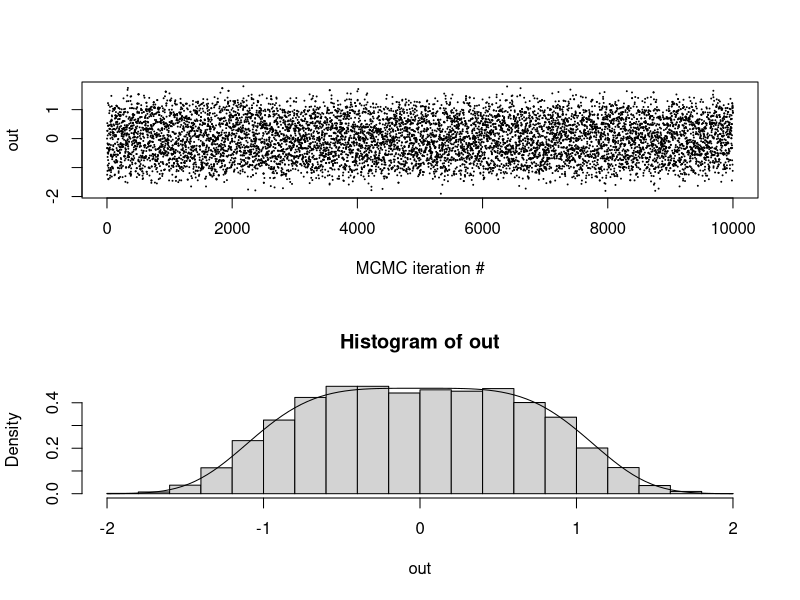
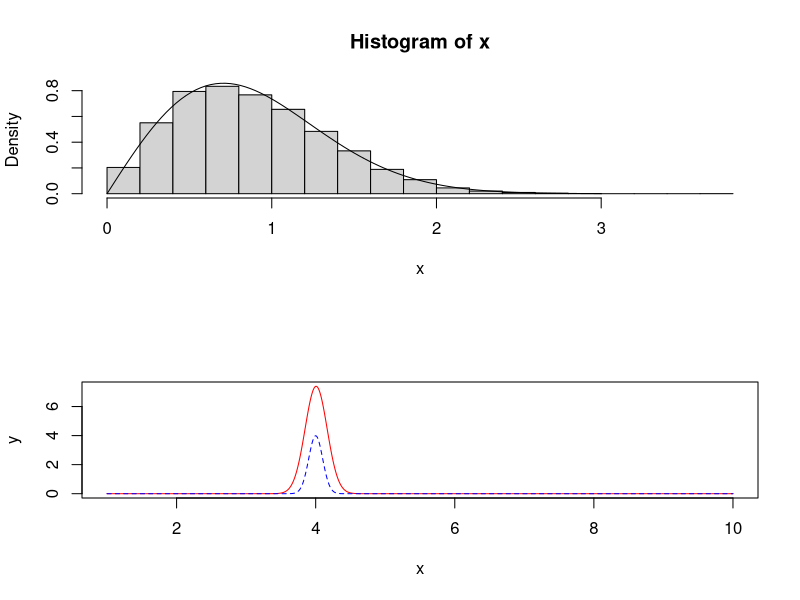
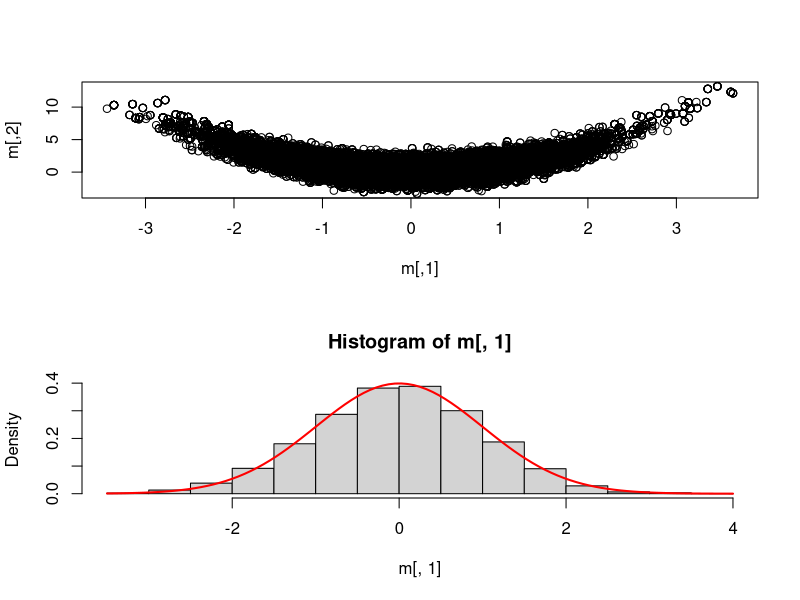
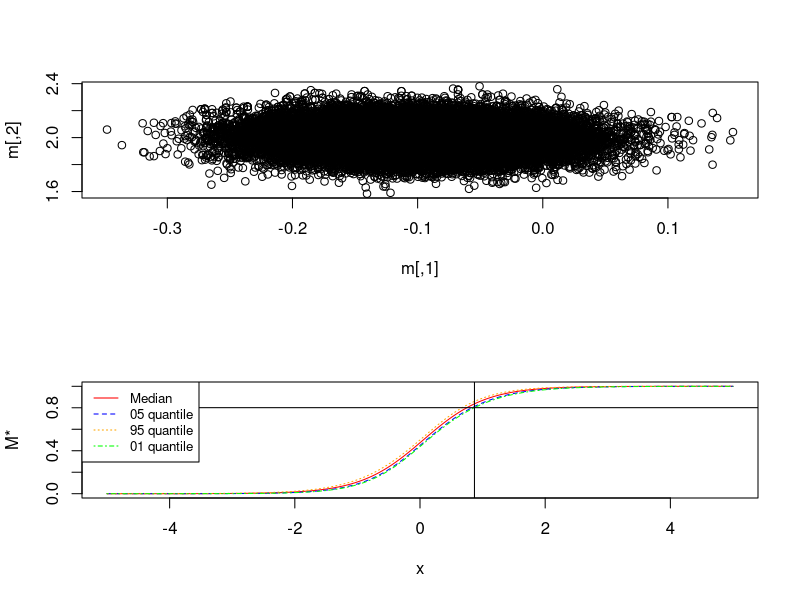

These charts were generated, in order, by the following R code:
## ---- chunk 1
rm(list = ls())
## ---- chunk 2
# general 1d independence metropolis hastings
oneD.IRWMH <- function(prob,
                       sigma=1.0,
                       theta1=0.0,
                       Nsamp=10000){
  res <- numeric(Nsamp)
  # allocate memory
  res[1] <- theta1
  # old importance weight
  wt.old <- prob(res[1])/dnorm(res[1], sd=sigma)
  Nacc <- 0
    for(i in 2:Nsamp){
      # proposal (note, independent of past)
      thetaStar <- rnorm(1, sd=sigma)
      # new importance weight
      wt.star <- prob(thetaStar)/dnorm(thetaStar, sd=sigma)
      # accept probability
      alpha <- min(1.0, wt.star/wt.old)
      # accept/reject
      if(runif(1) < alpha){
        res[i] <- thetaStar
        wt.old <- wt.star
        Nacc <- Nacc+1
      } else {
        res[i] <- res[i-1]
      }
    }
  return(res)
}

# pdf from mandatory pdf
pdf <- function(x) {
  return ((2^0.25*gamma(3/4)/pi) * exp(-x^4 / 2))
}


# sample n samples
n <- 10000
out <- oneD.IRWMH(pdf, theta1 = 0.0, sigma=1, Nsamp = n)

# plot 
par(mfrow=c(2,1))
plot(1:length(out),out,pch=20,cex=0.1,xlab="MCMC iteration #")
hist(out, probability = TRUE)
curve(pdf, add = TRUE, -2, 2)
## ---- chunk 3
# Use inverse sampling method to sample from
# p(x) = 2x exp(-x^2)
inverse_sampling <- function(Nsamples) {
  # Sample n samples from uniform distribution
  u <- runif(Nsamples)
  # Return X = F^-1(U)
  return(sqrt(-log(1-u)))
}

# PDF
pdf2 <- function(x) {
  return(2*x * exp(-x^2))
}

x <- inverse_sampling(10000)
hist(x, probability = TRUE)
curve(pdf2, 0, 3, add = TRUE)
## ---- chunk 4
g <- function(x) {
 exp(sqrt(x))*exp(-20*(x-4)^2)
}

f <- function(x) {
  dnorm(x, mean=4, sd=0.1)
}

x<-seq(1,10,0.01); y1=g(x); y2=f(x)
plot(x, y1, type="l", pch=19, col="red", xlab="x", ylab="y")
lines(x, y2, pch=18, col="blue", type="l", lty=2)
legend(1, 95, legend=c("Line 1", "Line 2"),
       col=c("red", "blue"), lty=1:2, cex=0.8)
## ---- chunk 5
importance <- function(Nsamp) {
  # Sample from f
  x <- rnorm(Nsamp, 4, 0.1)
  # calculate empirical mean
  return(mean((g(x)*(x>0))/(f(x))))
}

# Estimate of integral using importance sampling
importance(100000)
# Numerical integration
integrate(g, 0, Inf)$value
## ---- chunk 6
# Load the multivariate normal library 
library(mvtnorm)
library(coda)

# Target function from 
logg <- function(theta) {
  return(-theta[1]^2/2 - (theta[2] - theta[1]^2)^2 /2)
}

# 2D Random walk using log g
smile_shaped <- function(logg,
                         sigma=diag(2),
                         theta=c(0.0, 0.0),
                         Nsamp=100000){
  
  # Reserve 2xNsamp matrix with zeros
  res <- matrix(0, Nsamp, 2)
  
  # Set initial conditions
  res[1,] <- theta
  
  # Calculate old log-probability
  logold <- logg(theta)
  
  # accept counter
  Nacc <- 0
  
  # Iterate no of samples.
  for(i in 2:Nsamp){
    # Proposal step
    new <- res[i-1,] + rmvnorm(1, theta, sigma)
    # Log-p of proposal step
    lognew <- logg(new)
    # Evaluate step
    logfrac <- exp(min(0.0,lognew-logold))
    # Accept or reject new step
    if(runif(1)<logfrac && is.finite(logfrac)){
      # accept
      res[i,] <- new
      logold <- lognew
      Nacc <- Nacc+1
    } else {
      # reject
      res[i,] <- res[i-1,]
    }
  }
  print(paste("Accept prob: ", Nacc/Nsamp))
  return(res[5000:Nsamp,])
}

# Covariance matrix
sigma <- matrix(c(2, 0, 0, 2), nrow=2, ncol=2)
m <- smile_shaped(logg=logg, sigma=sigma, c(0.0, 0.0), 50000)
## ---- chunk 7
# Plot multivariate distribution
plot(m)
## ---- chunk 8
# Plot marginal of theta1 and compare with standard normal
hist(m[,1], probability=TRUE)
curve(dnorm(x, mean=0, sd=1), 
      col="red", lwd=2, add=TRUE, yaxt="n")
## ---- chunk 9
ESS <- function(x) {
  coda::effectiveSize(x)
}

ESS(m[,1])
ESS(m[,2])
## ---- chunk 10
# Load the data set
df <- data.frame(read.table("logistic_regression_data.txt"))
x <- df$x
y <- df$y

# function returning a log-posterior kernel for theta
logistic.lp <- function(theta) {
  alpha <- theta[1]
  beta <- theta[2]
  # log-likelihood
  Eeta <- exp(alpha + beta*x)
  p <- Eeta/(1.0 + Eeta)
  log.like <- sum(dbinom(y, size=1, prob = p, log=TRUE))
  
  # priors
  log.prior <- dnorm(alpha, sd=10, log=TRUE) + dnorm(beta, sd=10, log=TRUE)
  
  # log-posterior kernel
  return(log.like+log.prior)
}
## ---- chunk 11
# Independent sampler
IndepMH <- function(lprob, theta=c(0, 0), sigma=diag(2), Nsamp=1000, S=1){
  # Allocate space
  res <- matrix(0, Nsamp, 2)
  # Set initial values
  res[1,] <- theta
  # Old importance
  pold <- lprob(theta) - dmvnorm(theta, mean=theta ,sigma=sigma, log=TRUE)
  # No of accept
  Nacc <- 0
  for (i in 2:Nsamp){
    # Sample theta from multivariate normal with scaled sigma
    new <- rmvnorm(1, theta, S*sigma)
    # Importance of new theta
    pnew <- lprob(new) - dmvnorm(new, mean=theta, sigma=sigma, log=TRUE)
    frac <- exp(min(0.0, pnew-pold))
    if(runif(1)<frac && is.finite(frac)){
      # Accept
      res[i,] <- new
      pold <- pnew
      Nacc <- Nacc+1
    } else {
      # Reject
      res[i,] <- res[(i-1),]
    }
  }
  print(paste0("accept rate : ",Nacc/Nsamp))
  return(res[1000:Nsamp,])
}

sigma <- matrix(c(0.00653,-0.00058,-0.00058,0.01689),2,2)

m <- IndepMH(logistic.lp, c(-0.102, 1.993), sigma, 30000, 0.6)
plot(m)
## ---- chunk 12
ESS(m[,1])
ESS(m[,2])
## ---- chunk 13
# Plotdist is function for calculating values for plotting
plotdist <- function (x) {
  # Calculate m(x*)
  mstar <- exp(m[,1] + m[,2]*x) / (1 + exp(m[,1] + m[,2]*x))
  # calulcate median given x*
  med <- median(mstar)
  # Caltulate quantiles given x*
  quant05 <- quantile(mstar, 0.05)
  quant95 <- quantile(mstar, 0.95)
  quant01 <- quantile(mstar, 0.01)
  # return vector of calculations
  return(c(med, quant05, quant95, quant01))
}

# sequence of x* values
x <- seq(-5, 5, 0.01)
# plot 
plotmat <- matrix(0, length(x), 4)
# set index
i <- 0
# Loop through all x* values in sequence
for (val in x) {
  # increment index for each value in xÆ
  i <- i+1
  plotmat[i,] <- plotdist(val)
}

# First value larger than 0.8 (for plotting horizontal)
horizontal <- plotmat[, 4][plotmat[, 4] > 0.8][1]

# First x-value of m-value with 99% probability of being larger than 0.8
vertical <- x[Position(function(x) x > 0.8, plotmat[, 4])]

# Plot all medians and quantiles conditional on x*
plot(x, plotmat[, 1], type="l", col="red", ylab="M*")
lines(x, plotmat[, 2], type="l", col="blue", lty=2)
lines(x, plotmat[, 3], type="l", col="orange", lty=3)
lines(x, plotmat[, 4], type="l", col="green", lty=4)
# Add vertical line for x values
abline(v = vertical, col="black")
# add horizontal line for m values
abline(h = horizontal, col="black")
legend("topleft", legend=c("Median", "05 quantile", "95 quantile", "01 quantile"),
       col=c("red", "blue", "orange", "green"), lty=1:4, cex=0.8)

# X* where P(M(X*) > 0.8) = 0.99 
print(vertical)
